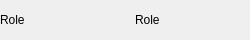
<?xml version="1.0" encoding="UTF-8"?>
<ui version="4.0">
 <class>LARequiredChannel</class>
 <widget class="QWidget" name="LARequiredChannel">
  <property name="geometry">
   <rect>
    <x>0</x>
    <y>0</y>
    <width>250</width>
    <height>40</height>
   </rect>
  </property>
  <property name="sizePolicy">
   <sizepolicy hsizetype="Preferred" vsizetype="Preferred">
    <horstretch>0</horstretch>
    <verstretch>0</verstretch>
   </sizepolicy>
  </property>
  <property name="windowTitle">
   <string>Form</string>
  </property>
  <layout class="QVBoxLayout" name="verticalLayout_1">
   <property name="spacing">
    <number>0</number>
   </property>
   <property name="leftMargin">
    <number>0</number>
   </property>
   <property name="topMargin">
    <number>0</number>
   </property>
   <property name="rightMargin">
    <number>0</number>
   </property>
   <property name="bottomMargin">
    <number>0</number>
   </property>
   <item>
    <widget class="QWidget" name="reqChannel" native="true">
     <property name="sizePolicy">
      <sizepolicy hsizetype="Preferred" vsizetype="Maximum">
       <horstretch>0</horstretch>
       <verstretch>0</verstretch>
      </sizepolicy>
     </property>
     <layout class="QHBoxLayout" name="horizontalLayout">
      <property name="spacing">
       <number>0</number>
      </property>
      <property name="leftMargin">
       <number>0</number>
      </property>
      <property name="topMargin">
       <number>0</number>
      </property>
      <property name="rightMargin">
       <number>0</number>
      </property>
      <property name="bottomMargin">
       <number>0</number>
      </property>
      <item>
       <widget class="QStackedWidget" name="stackedWidget">
        <property name="sizePolicy">
         <sizepolicy hsizetype="Preferred" vsizetype="Minimum">
          <horstretch>0</horstretch>
          <verstretch>0</verstretch>
         </sizepolicy>
        </property>
        <property name="currentIndex">
         <number>1</number>
        </property>
        <widget class="QWidget" name="channelGroup">
         <layout class="QHBoxLayout" name="horizontalLayout_2">
          <property name="spacing">
           <number>0</number>
          </property>
          <property name="leftMargin">
           <number>0</number>
          </property>
          <property name="topMargin">
           <number>0</number>
          </property>
          <property name="rightMargin">
           <number>0</number>
          </property>
          <property name="bottomMargin">
           <number>0</number>
          </property>
          <item>
           <widget class="QLabel" name="labelRole">
            <property name="sizePolicy">
             <sizepolicy hsizetype="Preferred" vsizetype="Minimum">
              <horstretch>0</horstretch>
              <verstretch>0</verstretch>
             </sizepolicy>
            </property>
            <property name="text">
             <string>Settings</string>
            </property>
           </widget>
          </item>
          <item>
           <spacer name="horizontalSpacer">
            <property name="orientation">
             <enum>Qt::Horizontal</enum>
            </property>
            <property name="sizeType">
             <enum>QSizePolicy::Fixed</enum>
            </property>
            <property name="sizeHint" stdset="0">
             <size>
              <width>20</width>
              <height>20</height>
             </size>
            </property>
           </spacer>
          </item>
          <item>
           <widget class="QComboBox" name="roleCombo">
            <property name="sizePolicy">
             <sizepolicy hsizetype="Preferred" vsizetype="Preferred">
              <horstretch>0</horstretch>
              <verstretch>0</verstretch>
             </sizepolicy>
            </property>
           </widget>
          </item>
         </layout>
        </widget>
        <widget class="QWidget" name="channel">
         <layout class="QHBoxLayout" name="horizontalLayout_3">
          <property name="spacing">
           <number>0</number>
          </property>
          <property name="leftMargin">
           <number>0</number>
          </property>
          <property name="topMargin">
           <number>0</number>
          </property>
          <property name="rightMargin">
           <number>0</number>
          </property>
          <property name="bottomMargin">
           <number>0</number>
          </property>
          <item>
           <widget class="QLabel" name="label">
            <property name="sizePolicy">
             <sizepolicy hsizetype="Minimum" vsizetype="Fixed">
              <horstretch>0</horstretch>
              <verstretch>0</verstretch>
             </sizepolicy>
            </property>
            <property name="text">
             <string>Role</string>
            </property>
           </widget>
          </item>
          <item>
           <spacer name="horizontalSpacer_2">
            <property name="orientation">
             <enum>Qt::Horizontal</enum>
            </property>
            <property name="sizeType">
             <enum>QSizePolicy::Fixed</enum>
            </property>
            <property name="sizeHint" stdset="0">
             <size>
              <width>20</width>
              <height>19</height>
             </size>
            </property>
           </spacer>
          </item>
          <item>
           <widget class="QLabel" name="labelChRole">
            <property name="text">
             <string>Role</string>
            </property>
           </widget>
          </item>
         </layout>
        </widget>
       </widget>
      </item>
     </layout>
    </widget>
   </item>
  </layout>
 </widget>
 <resources/>
 <connections/>
</ui>
